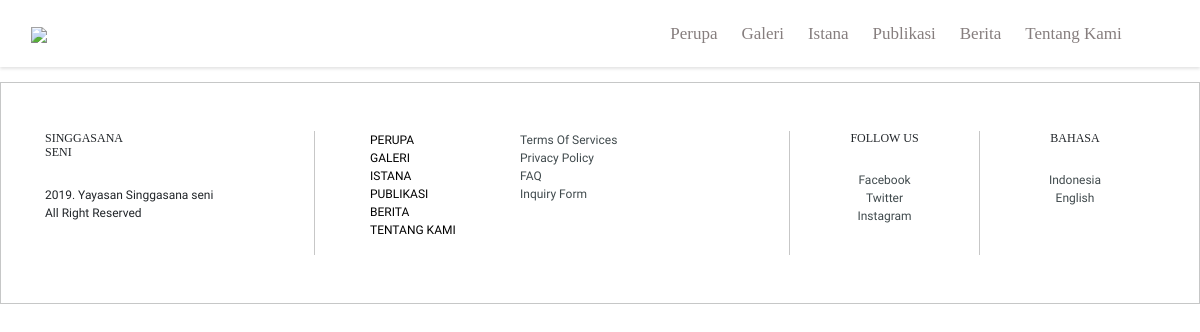
The app's page /FAQ/, older data.
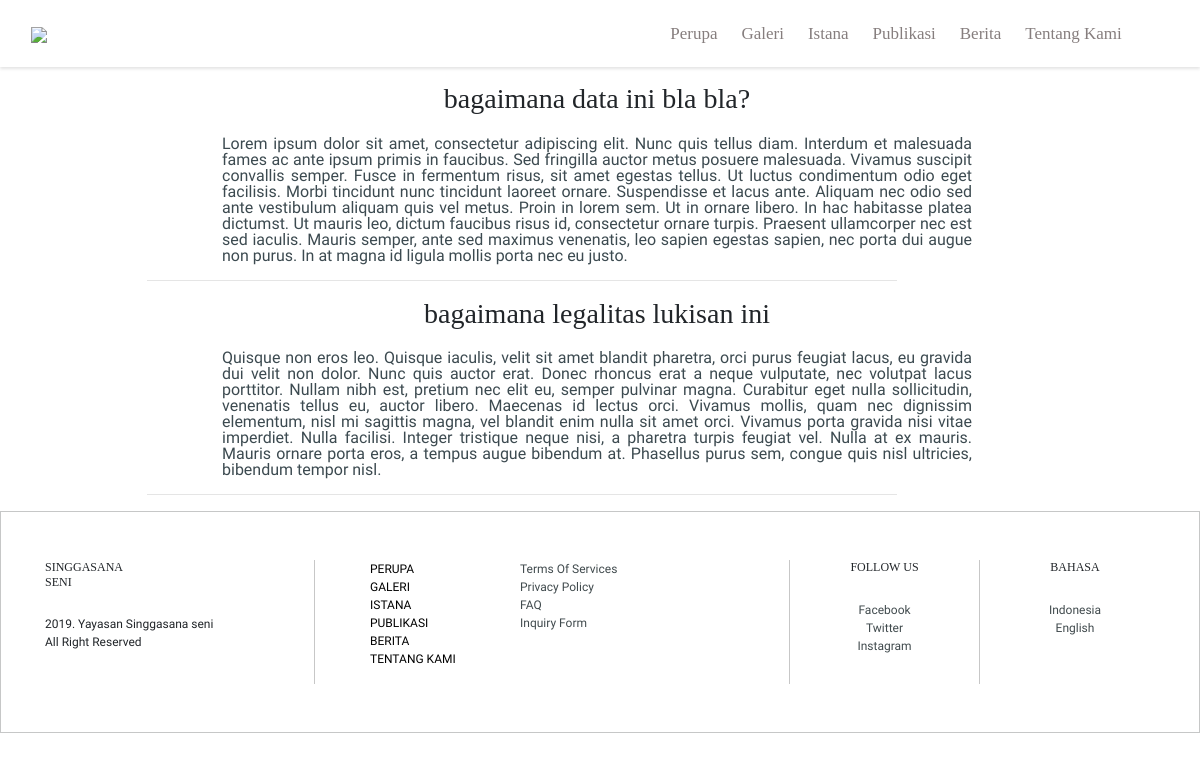
The same page, newer data.
### singgasanaseni/models.py (models this page shows, shortened)
class FAQ(models.Model):
    Pertanyaan = models.CharField(max_length=150)
    Jawaban = models.TextField()
    Pertanyaan_en = models.CharField(max_length=150)
    Jawaban_en = models.TextField()
    Created = models.DateTimeField(auto_now_add=True)
    Edited = models.DateTimeField(auto_now=True)
    class Meta:
        verbose_name_plural = 'FAQ'

### singgasanaseni/views.py (the view)
# urls.py: path('FAQ/', singgasanaseniviews.faq, name='faq'),
def faq(request):
    Faq = FAQ.objects.all().distinct()
    return render(request, 'footer/FAQ.html', {'Faq': Faq})

### singgasanaseni/context_processors.py (called while the page is built)
def ga_tracking_id(request):
    return {'ga_tracking_id': settings.GA_TRACKING_ID}

### singgasanaseni/templates/footer/FAQ.html (shortened to what this page needs)
{% extends "base.html" %}
{% load static %}
{% block content %}
 <article>
      <div class="container-fluid">
          <div class="col-md-8 centered" style="padding-top: 15px" >
          {% for term in Faq %}
            <div id="{{ term.Judul |slugify }}" style="text-align: center">
                <div class="heading centered">
                        <h3>{{ term.Pertanyaan }}</h3>
                </div>
                <p class= "centered" style="text-align: justify; line-height: 1; color: #3c4a50">
                  {{ term.Jawaban }}
                </p>
            </div><hr/>
          {% endfor %}
          </div>
          </div>
    </article>
{% endblock content%}

Row changes from the older to the newer data that the page shows:
added FAQ: Pertanyaan "bagaimana data ini bla bla?", Jawaban "Lorem ipsum dolor sit amet, consectetur adipiscing elit. Nunc quis tellus diam. Interdum et malesuada fames ac ante ipsum primis in faucibus. Sed fringilla auctor metus posuere malesuada. Vivamus suscipit convallis semper. Fusce in fermentum risus, sit amet egestas tellus. Ut luctus condimentum odio eget facilisis. Morbi tincidunt nunc tincidunt laoreet ornare. Suspendisse et lacus ante. Aliquam nec odio sed ante vestibulum aliquam quis vel metus. Proin in lorem sem. Ut in ornare libero. In hac habitasse platea dictumst. Ut mauris leo, dictum faucibus risus id, consectetur ornare turpis. Praesent ullamcorper nec est sed iaculis. Mauris semper, ante sed maximus venenatis, leo sapien egestas…"
added FAQ: Pertanyaan "bagaimana legalitas lukisan ini", Jawaban "Quisque non eros leo. Quisque iaculis, velit sit amet blandit pharetra, orci purus feugiat lacus, eu gravida dui velit non dolor. Nunc quis auctor erat. Donec rhoncus erat a neque vulputate, nec volutpat lacus porttitor. Nullam nibh est, pretium nec elit eu, semper pulvinar magna. Curabitur eget nulla sollicitudin, venenatis tellus eu, auctor libero. Maecenas id lectus orci. Vivamus mollis, quam nec dignissim elementum, nisl mi sagittis magna, vel blandit enim nulla sit amet orci. Vivamus porta gravida nisi vitae imperdiet. Nulla facilisi. Integer tristique neque nisi, a pharetra turpis feugiat vel. Nulla at ex mauris. Mauris ornare porta eros, a tempus augue bibendum at. Phasellus purus…"
